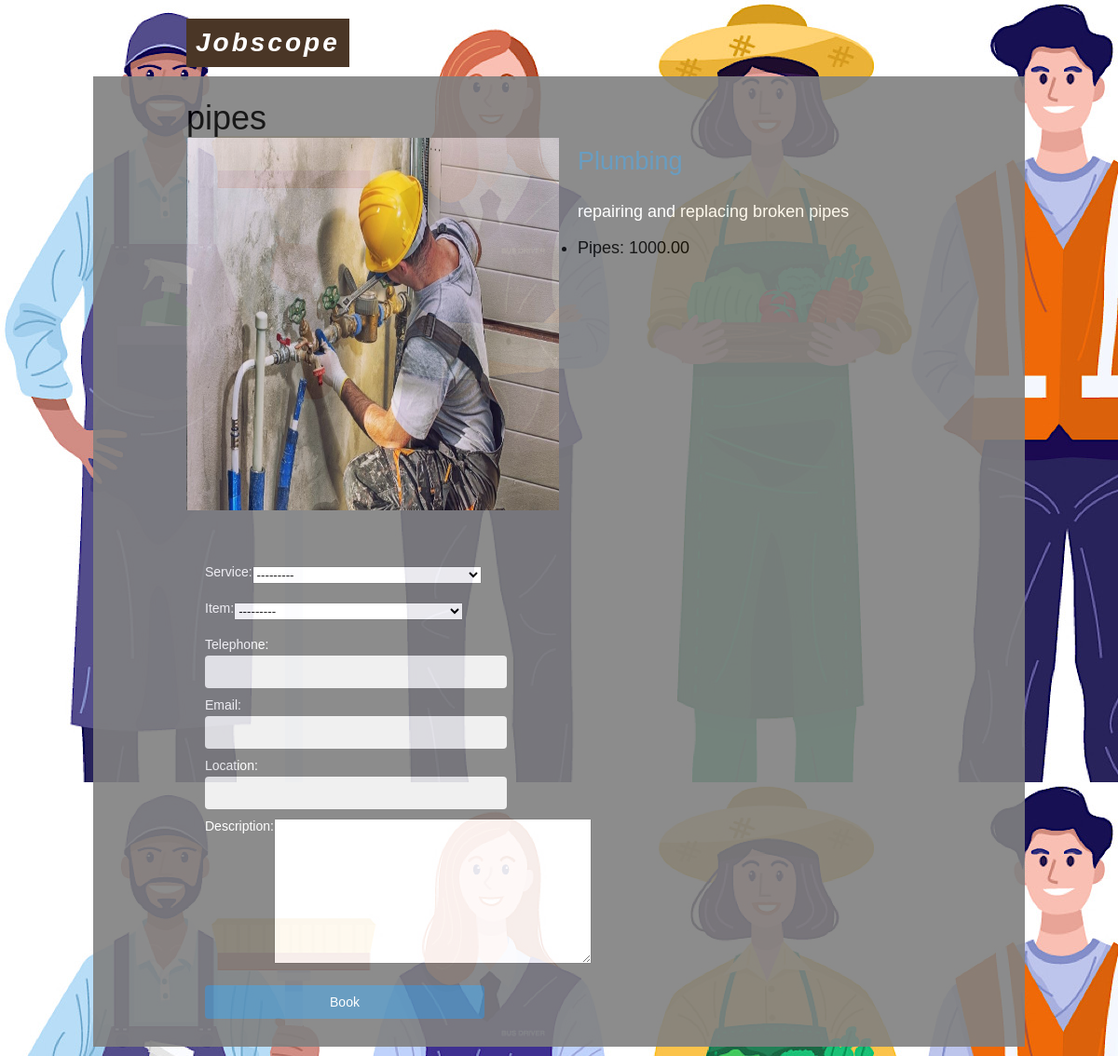
The page /service/5/pipes/ on the database its author committed.
### service/models.py (models this page shows, shortened)
class Service(models.Model):
    name = models.CharField(max_length=200, db_index=True)
    slug = models.SlugField(max_length=200, db_index=True)
    description = models.TextField(blank=True)
    category = models.ForeignKey(Category, related_name='service', on_delete=models.CASCADE)
    image = models.ImageField(upload_to='products/%Y/%m/%d', blank=True)
    created = models.DateTimeField(auto_now_add=True)
    updated = models.DateTimeField(auto_now=True)
    def __str__(self):
        return self.name

class Item(models.Model):
    name = models.CharField(max_length=200, db_index=True)
    slug = models.SlugField(max_length=200, db_index=True)
    category = models.ForeignKey(Service, related_name='item', on_delete=models.CASCADE)
    price = models.DecimalField(max_digits=10, decimal_places=2)
    created = models.DateTimeField(auto_now_add=True)
    updated = models.DateTimeField(auto_now=True)
    def __str__(self):
        return self.name

### service/views.py (the view)
# urls.py: path('<int:id>/<slug:slug>/', views.service_detail,name='service_detail'),
def service_detail(request, id, slug):
    item = Item.objects.all()
    service = get_object_or_404(Service, id=id, slug=slug)
    items = item.filter(category=service)
    if request.method == 'POST':
        form =BookingForm(request.POST)
        if form.is_valid():
            cd = form.cleaned_data
            username = request.user.username
            service = cd['service']
            item =cd['item']
            item_picked = Item.objects.get(name=item)
            service_picked = Service.objects.get(name=service)
            user = User.objects.get(username=username)
            Booking.objects.create(name=user, service=service_picked, item=item_picked, description=cd['description'], telephone=cd['telephone'], email=cd['email'], location=cd['location'], )
    else:
        form = BookingForm()
    return render(request, 'shop/product/detail.html', {'service': service, 'form':form, 'items':items})

### booking/forms.py
class BookingForm(forms.ModelForm):
    class Meta:
        model = Booking
        fields =('service','item','telephone','email','location','description',  )

### service/models.py (called while the page is built)
    def __str__(self):
        return self.name

    def get_absolute_url(self):
        return reverse('jobscope:category_services', args=[self.slug])

### service/templates/shop/product/detail.html (shortened to what this page needs)
{% extends "shop/base.html" %}
{% load static %}
{% block content %}
<div  class="product-detail">
  <h1>{{ service.name }}</h1>
  <img style="height:100px, weight=100px" src="{% if service.image %}{{service.image.url}}{%else%}{%static "img/no_image.png"%}{%endif%}">
  <h2>
    <a href="{{ service.category.get_absolute_url }}">{{ service.category }}</a>
  </h2>
  {{ service.description|linebreaks }}
  {% for item in items %}
  <ul>
	  <li>{{ item.name }}: {{ item.price }}</li>
  </ul>
  {% endfor %}
  <form class="feed_form" method="post">
	  {{ form.as_p }}
	  <p><input type="submit" value="Book"></p>
  </form>
 </div>
{% endblock %}

### static/css/base.css (style rules this page uses)
body { margin: 0; font-family: 'Lato', sans-serif; bckground: #009FFF; bakground: linear-gradient(to right, #ec2F4B, #009FFF); }
body { margin:0; padding:0; font-family:helvetica, sans-serif; }
h1, h2, h3, h4, h5 , h6 { font-family: 'Ubuntu', sans-serif; font-weight:normal; }
a { text-decoration:none; color:#5993bb; }
a.button, input[type="submit"] { color:#fff; background:#5993bb; border-radius:4px; padding:10px 20px; font-size:14px; border:0; }
form p label, form p input { float:left; clear:both; }
form p label { font-size:14px; padding-bottom:4px; }
form p input { width:300px; font-size:13px; margin-bottom:10px; padding:10px 12px; border:0; background:#efefef; color:#666; border-radius:4px; }
.product-detail { text-align:justify; }
.product-detail img { width:50%; height:400px; float:left; padding:0 20px 20px 0; }
.product-detail h1 { margin-bottom:0; }
.product-detail h2 { margin-top:10px; }
.product-detail p { color:white; }
.feed_form { float:left; padding:20px; background-color: #808080; margin-right: 80px; border-radius: 10px; }

### rows shown on the page
Service: name "pipes", image (picture), description "repairing and replacing broken pipes"
Item: name "Pipes", price "1000.00"
